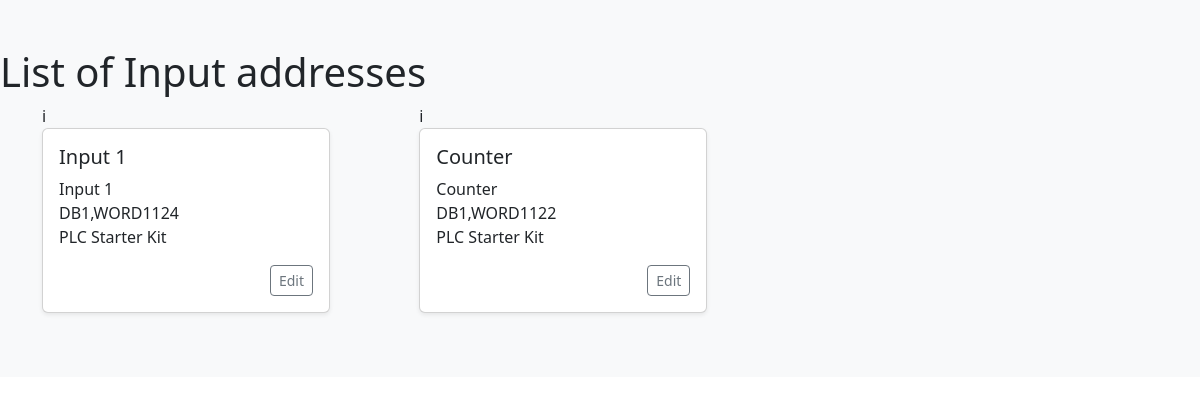
Before: /list/inputs/addresses/ with the older database file.
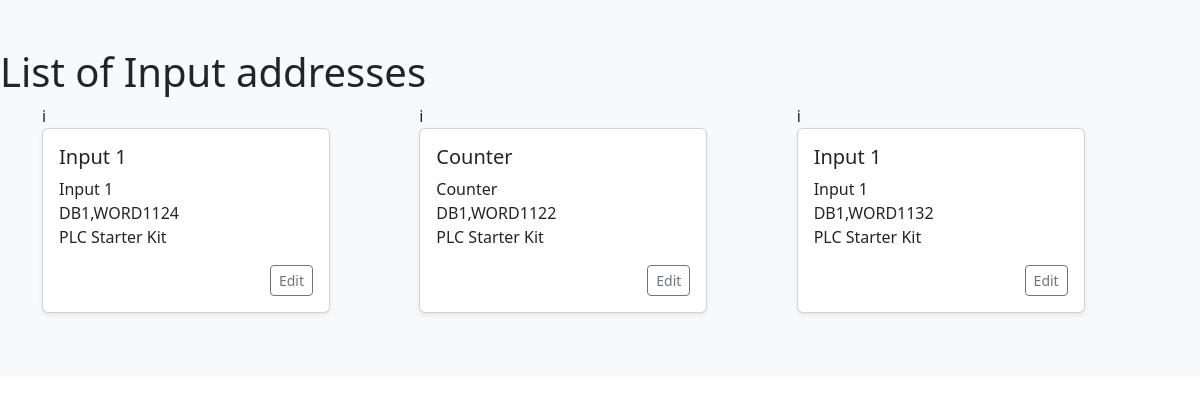
After: the same page with the newer database file.
### iiot/models.py (models this page shows, shortened)
class InputAddresses(models.Model):
    address_id=models.UUIDField(primary_key=True,default=uuid.uuid4)
    variable_name=models.CharField(max_length=24)
    address=models.CharField(max_length=24)
    device=models.ForeignKey(InputDevices,on_delete=models.CASCADE)

class InputDevices(models.Model):
    device_id=models.UUIDField(primary_key=True,default=uuid.uuid4,unique=True)
    device_name=models.CharField(max_length=24)
    ip_address=models.GenericIPAddressField(max_length=24)
    port=models.IntegerField()
    rack=models.IntegerField(default=1)
    slot=models.IntegerField(default=1)
    device_protocol=models.CharField(max_length=10,choices=plc_protocols,default="S7Tsap")
    def __str__(self):
        return self.device_name

### iiot/views.py (the view)
# urls.py: path("list/inputs/addresses/", views.listInputAddresses,name='ListInputAddress'),
def listInputAddresses(request):
    inputAddresses=InputAddresses.objects.all()
    context={
         'inputAddresses':inputAddresses
     }
    return render(request,"iiot/listInputAddresses.html",context)

### iiot/templates/iiot/listInputAddresses.html
{% extends 'base/base.html' %}
{% load crispy_forms_tags %}
{% block 'body' %}
<div class="album py-5 bg-light">
    <h1>List of Input addresses</h1>
    <div class="container">
        <div class="row row-cols-1 row-cols-sm-2 row-cols-md-3 g-3">
            {% for adr in inputAddresses %}
            <div class="col">
                i
                {% include "components/listing_InputAddresses.html" %}
            </div>
            {% endfor %}
        </div>
    </div>
</div>
{% endblock %}

### iiot/templates/base/base.html (shortened to what this page needs)
<!DOCTYPE html>
<html lang="en">
<head>
    <link href="https://cdn.jsdelivr.net/npm/bootstrap@5.3.3/dist/css/bootstrap.min.css" rel="stylesheet">
</head>
<body>
    {% block 'body' %}
    {% endblock %}
</body>
</html>

### iiot/templates/components/listing_InputAddresses.html
<div class="card shadow-sm mb-3" style="max-width: 18rem;">
    <div class="card-body">
        <h5 class="card-title">{{adr.variable_name}}</h5>
        <ul class="list-unstyled mb-3">
            <li>{{adr.variable_name}}</li>
            <li>{{adr.address}}</li>
            <li>{{adr.device}}</li>
        </ul>
        <div class="d-flex justify-content-end">
            <a href="{% url 'EditInput' address_id=adr.address_id %}" type="button" class="btn btn-sm btn-outline-secondary">Edit</a>
        </div>
    </div>
</div>

Changed rows visible on the page:
added InputAddresses: variable_name "Input 1", address "DB1,WORD1132", device "PLC Starter Kit"
